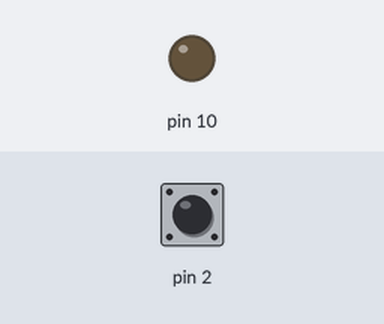
Bench run of a sketch on a simulated Arduino Uno, built with avr-gcc and run on an emulated ATmega328P. On the bench: output pins drawn as LEDs (lit = HIGH). Inputs (shaded band) come from the test bench; at power-on: pin 2 LOW.

Above: at 1.2 s.
1.3 s: pin 2 driven HIGH
At 2.5 s:
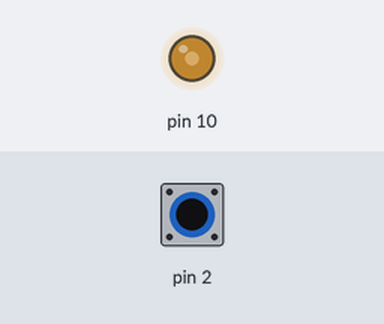
2.8 s: pin 2 pulsed LOW 2 times (0.12 s each, 0.3 s apart)
At 3.21 s:
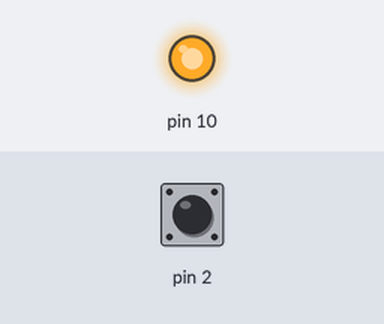
5.8 s: pin 2 pulsed LOW 5 times (0.12 s each, 0.3 s apart)
At 7.8 s:
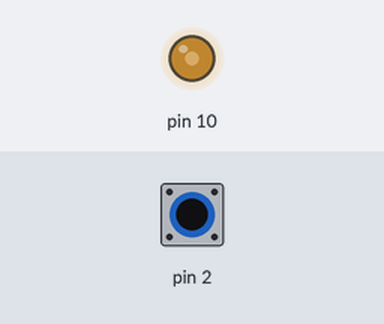
8.8 s: pin 2 driven LOW
At 9.6 s:
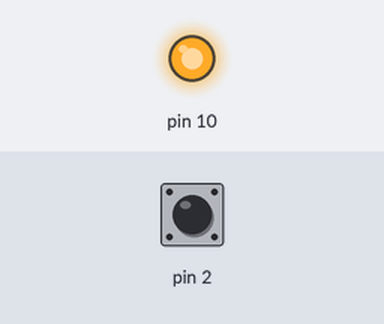
Timing chart, 0 to 11.3 s (numbered marks = the images above; inputs shaded):
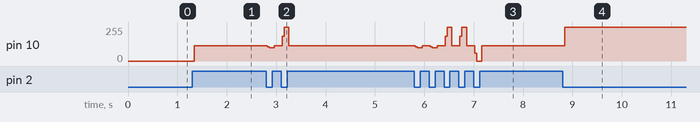

The sketch:

0329_0_deskLamp_LDW.ino
```cpp
// 스탠드 LDW
int cnt = 0;
int btn1 = 0;
int btn2 = 0;

void loop() {
  int btn1 = digitalRead(2);
  if (btn1 != btn2){
    if (btn1 == 1){
      cnt++;
      if (cnt > 2){
        cnt = 0;
      }
    }
    btn1 = btn2 ; // 초기화
  }
  if (cnt == 0){
    analogWrite(10,0);
  }else if (cnt == 1){
    analogWrite(10, 100);
  }else if(cnt == 2){
    analogWrite(10, 255);
  }
}
```

Measured:
- after the input at 1.3 s, pin 10: 0/255 → 114/255 at once
- after the input at 2.8 s, pin 10: 114/255 → 100/255 at once, → 114/255 0.14 s later, → 255/255 0.16 s later, → 114/255 0.14 s later
- after the input at 8.8 s, pin 10: 114/255 → 255/255 at once
